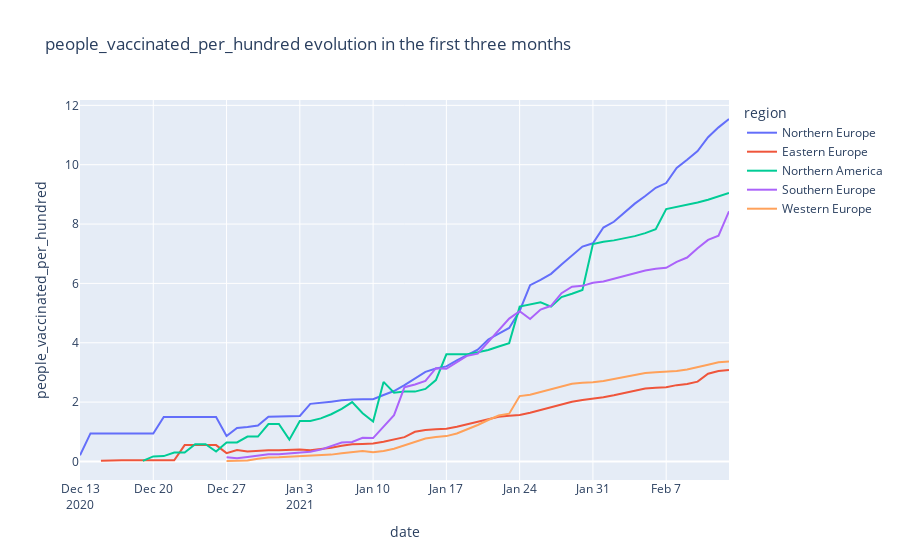

Here is the notebook cell this chart was saved with:
### Markdown cell above
Below there is the progress of *people_vaccinated_per_houndred* only on Europe and North America, because of the missing data in other continents.

### Code cell
plot_daily_vaccination_data(data = regions_daily_df,  
                            region_column = 'region',
                            regions_list = Europe + ['Northern America'],
                            vaccination_metric = 'people_vaccinated_per_hundred',
                            plot_title = 'people_vaccinated_per_hundred evolution in the first three months',
                           )
